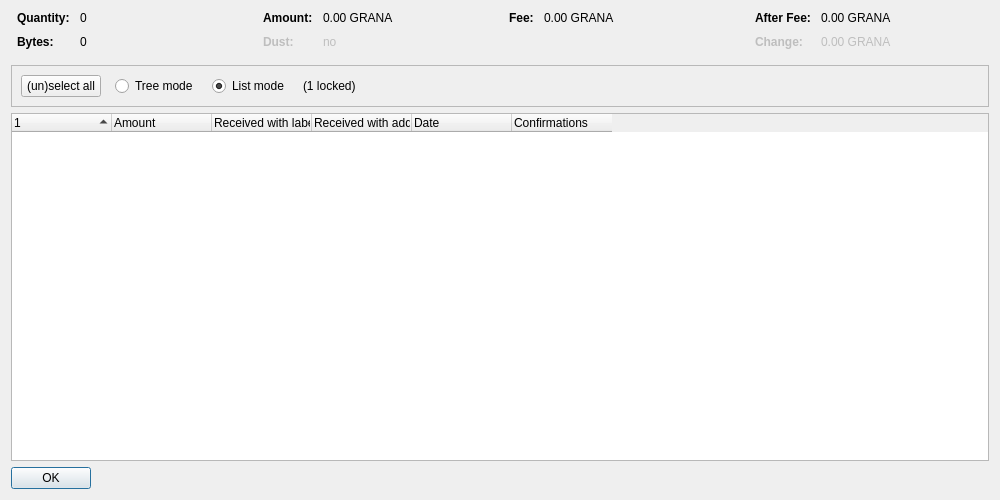
<?xml version="1.0" encoding="UTF-8"?>
<ui version="4.0">
 <class>CoinControlDialog</class>
 <widget class="QDialog" name="CoinControlDialog">
  <property name="geometry">
   <rect>
    <x>0</x>
    <y>0</y>
    <width>1000</width>
    <height>500</height>
   </rect>
  </property>
  <property name="windowTitle">
   <string>Coin Selection</string>
  </property>
  <layout class="QVBoxLayout" name="verticalLayout">
   <item>
    <layout class="QHBoxLayout" name="horizontalLayoutTop" stretch="0,0,0,0">
     <property name="topMargin">
      <number>0</number>
     </property>
     <property name="bottomMargin">
      <number>10</number>
     </property>
     <item>
      <layout class="QFormLayout" name="formLayoutCoinControl1">
       <property name="horizontalSpacing">
        <number>10</number>
       </property>
       <property name="verticalSpacing">
        <number>10</number>
       </property>
       <property name="leftMargin">
        <number>6</number>
       </property>
       <property name="rightMargin">
        <number>6</number>
       </property>
       <item row="0" column="0">
        <widget class="QLabel" name="labelCoinControlQuantityText">
         <property name="font">
          <font>
           <weight>75</weight>
           <bold>true</bold>
          </font>
         </property>
         <property name="text">
          <string>Quantity:</string>
         </property>
        </widget>
       </item>
       <item row="0" column="1">
        <widget class="QLabel" name="labelCoinControlQuantity">
         <property name="cursor">
          <cursorShape>IBeamCursor</cursorShape>
         </property>
         <property name="contextMenuPolicy">
          <enum>Qt::ActionsContextMenu</enum>
         </property>
         <property name="text">
          <string notr="true">0</string>
         </property>
         <property name="textInteractionFlags">
          <set>Qt::LinksAccessibleByMouse|Qt::TextSelectableByKeyboard|Qt::TextSelectableByMouse</set>
         </property>
        </widget>
       </item>
       <item row="1" column="0">
        <widget class="QLabel" name="labelCoinControlBytesText">
         <property name="font">
          <font>
           <weight>75</weight>
           <bold>true</bold>
          </font>
         </property>
         <property name="text">
          <string>Bytes:</string>
         </property>
        </widget>
       </item>
       <item row="1" column="1">
        <widget class="QLabel" name="labelCoinControlBytes">
         <property name="cursor">
          <cursorShape>IBeamCursor</cursorShape>
         </property>
         <property name="contextMenuPolicy">
          <enum>Qt::ActionsContextMenu</enum>
         </property>
         <property name="text">
          <string notr="true">0</string>
         </property>
         <property name="textInteractionFlags">
          <set>Qt::LinksAccessibleByMouse|Qt::TextSelectableByKeyboard|Qt::TextSelectableByMouse</set>
         </property>
        </widget>
       </item>
      </layout>
     </item>
     <item>
      <layout class="QFormLayout" name="formLayoutCoinControl2">
       <property name="horizontalSpacing">
        <number>10</number>
       </property>
       <property name="verticalSpacing">
        <number>10</number>
       </property>
       <property name="leftMargin">
        <number>6</number>
       </property>
       <property name="rightMargin">
        <number>6</number>
       </property>
       <item row="0" column="0">
        <widget class="QLabel" name="labelCoinControlAmountText">
         <property name="font">
          <font>
           <weight>75</weight>
           <bold>true</bold>
          </font>
         </property>
         <property name="text">
          <string>Amount:</string>
         </property>
        </widget>
       </item>
       <item row="0" column="1">
        <widget class="QLabel" name="labelCoinControlAmount">
         <property name="cursor">
          <cursorShape>IBeamCursor</cursorShape>
         </property>
         <property name="contextMenuPolicy">
          <enum>Qt::ActionsContextMenu</enum>
         </property>
         <property name="text">
          <string notr="true">0.00 GRANA</string>
         </property>
         <property name="textInteractionFlags">
          <set>Qt::LinksAccessibleByMouse|Qt::TextSelectableByKeyboard|Qt::TextSelectableByMouse</set>
         </property>
        </widget>
       </item>
       <item row="1" column="0">
        <widget class="QLabel" name="labelCoinControlLowOutputText">
         <property name="enabled">
          <bool>false</bool>
         </property>
         <property name="font">
          <font>
           <weight>75</weight>
           <bold>true</bold>
          </font>
         </property>
         <property name="text">
          <string>Dust:</string>
         </property>
        </widget>
       </item>
       <item row="1" column="1">
        <widget class="QLabel" name="labelCoinControlLowOutput">
         <property name="enabled">
          <bool>false</bool>
         </property>
         <property name="cursor">
          <cursorShape>IBeamCursor</cursorShape>
         </property>
         <property name="contextMenuPolicy">
          <enum>Qt::ActionsContextMenu</enum>
         </property>
         <property name="text">
          <string notr="true">no</string>
         </property>
         <property name="textInteractionFlags">
          <set>Qt::LinksAccessibleByMouse|Qt::TextSelectableByKeyboard|Qt::TextSelectableByMouse</set>
         </property>
        </widget>
       </item>
      </layout>
     </item>
     <item>
      <layout class="QFormLayout" name="formLayoutCoinControl3">
       <property name="horizontalSpacing">
        <number>10</number>
       </property>
       <property name="verticalSpacing">
        <number>10</number>
       </property>
       <property name="leftMargin">
        <number>6</number>
       </property>
       <property name="rightMargin">
        <number>6</number>
       </property>
       <item row="0" column="0">
        <widget class="QLabel" name="labelCoinControlFeeText">
         <property name="font">
          <font>
           <weight>75</weight>
           <bold>true</bold>
          </font>
         </property>
         <property name="text">
          <string>Fee:</string>
         </property>
        </widget>
       </item>
       <item row="0" column="1">
        <widget class="QLabel" name="labelCoinControlFee">
         <property name="cursor">
          <cursorShape>IBeamCursor</cursorShape>
         </property>
         <property name="contextMenuPolicy">
          <enum>Qt::ActionsContextMenu</enum>
         </property>
         <property name="text">
          <string notr="true">0.00 GRANA</string>
         </property>
         <property name="textInteractionFlags">
          <set>Qt::LinksAccessibleByMouse|Qt::TextSelectableByKeyboard|Qt::TextSelectableByMouse</set>
         </property>
        </widget>
       </item>
      </layout>
     </item>
     <item>
      <layout class="QFormLayout" name="formLayoutCoinControl4">
       <property name="horizontalSpacing">
        <number>10</number>
       </property>
       <property name="verticalSpacing">
        <number>10</number>
       </property>
       <property name="leftMargin">
        <number>6</number>
       </property>
       <property name="rightMargin">
        <number>6</number>
       </property>
       <item row="0" column="0">
        <widget class="QLabel" name="labelCoinControlAfterFeeText">
         <property name="font">
          <font>
           <weight>75</weight>
           <bold>true</bold>
          </font>
         </property>
         <property name="text">
          <string>After Fee:</string>
         </property>
        </widget>
       </item>
       <item row="0" column="1">
        <widget class="QLabel" name="labelCoinControlAfterFee">
         <property name="cursor">
          <cursorShape>IBeamCursor</cursorShape>
         </property>
         <property name="contextMenuPolicy">
          <enum>Qt::ActionsContextMenu</enum>
         </property>
         <property name="text">
          <string notr="true">0.00 GRANA</string>
         </property>
         <property name="textInteractionFlags">
          <set>Qt::LinksAccessibleByMouse|Qt::TextSelectableByKeyboard|Qt::TextSelectableByMouse</set>
         </property>
        </widget>
       </item>
       <item row="1" column="0">
        <widget class="QLabel" name="labelCoinControlChangeText">
         <property name="enabled">
          <bool>false</bool>
         </property>
         <property name="font">
          <font>
           <weight>75</weight>
           <bold>true</bold>
          </font>
         </property>
         <property name="text">
          <string>Change:</string>
         </property>
        </widget>
       </item>
       <item row="1" column="1">
        <widget class="QLabel" name="labelCoinControlChange">
         <property name="enabled">
          <bool>false</bool>
         </property>
         <property name="cursor">
          <cursorShape>IBeamCursor</cursorShape>
         </property>
         <property name="contextMenuPolicy">
          <enum>Qt::ActionsContextMenu</enum>
         </property>
         <property name="text">
          <string notr="true">0.00 GRANA</string>
         </property>
         <property name="textInteractionFlags">
          <set>Qt::LinksAccessibleByMouse|Qt::TextSelectableByKeyboard|Qt::TextSelectableByMouse</set>
         </property>
        </widget>
       </item>
      </layout>
     </item>
    </layout>
   </item>
   <item>
    <widget class="QFrame" name="frame">
     <property name="minimumSize">
      <size>
       <width>0</width>
       <height>40</height>
      </size>
     </property>
     <property name="frameShape">
      <enum>QFrame::StyledPanel</enum>
     </property>
     <property name="frameShadow">
      <enum>QFrame::Sunken</enum>
     </property>
     <layout class="QHBoxLayout" name="horizontalLayout">
      <item>
       <layout class="QHBoxLayout" name="horizontalLayoutPanel" stretch="0,0,0,0,0">
        <property name="spacing">
         <number>14</number>
        </property>
        <item>
         <widget class="QPushButton" name="pushButtonSelectAll">
          <property name="sizePolicy">
           <sizepolicy hsizetype="Maximum" vsizetype="Fixed">
            <horstretch>0</horstretch>
            <verstretch>0</verstretch>
           </sizepolicy>
          </property>
          <property name="text">
           <string>(un)select all</string>
          </property>
          <property name="autoDefault">
           <bool>false</bool>
          </property>
         </widget>
        </item>
        <item>
         <widget class="QRadioButton" name="radioTreeMode">
          <property name="sizePolicy">
           <sizepolicy hsizetype="Maximum" vsizetype="Fixed">
            <horstretch>0</horstretch>
            <verstretch>0</verstretch>
           </sizepolicy>
          </property>
          <property name="text">
           <string>Tree mode</string>
          </property>
         </widget>
        </item>
        <item>
         <widget class="QRadioButton" name="radioListMode">
          <property name="sizePolicy">
           <sizepolicy hsizetype="Maximum" vsizetype="Fixed">
            <horstretch>0</horstretch>
            <verstretch>0</verstretch>
           </sizepolicy>
          </property>
          <property name="text">
           <string>List mode</string>
          </property>
          <property name="checked">
           <bool>true</bool>
          </property>
         </widget>
        </item>
        <item>
         <widget class="QLabel" name="labelLocked">
          <property name="text">
           <string notr="true">(1 locked)</string>
          </property>
         </widget>
        </item>
        <item>
         <spacer name="horizontalSpacer">
          <property name="orientation">
           <enum>Qt::Horizontal</enum>
          </property>
          <property name="sizeHint" stdset="0">
           <size>
            <width>40</width>
            <height>20</height>
           </size>
          </property>
         </spacer>
        </item>
       </layout>
      </item>
     </layout>
    </widget>
   </item>
   <item>
    <widget class="CoinControlTreeWidget" name="treeWidget">
     <property name="contextMenuPolicy">
      <enum>Qt::CustomContextMenu</enum>
     </property>
     <property name="sortingEnabled">
      <bool>false</bool>
     </property>
     <property name="columnCount">
      <number>6</number>
     </property>
     <attribute name="headerShowSortIndicator" stdset="0">
      <bool>true</bool>
     </attribute>
     <attribute name="headerStretchLastSection">
      <bool>false</bool>
     </attribute>
     <column>
      <property name="text">
       <string/>
      </property>
     </column>
     <column>
      <property name="text">
       <string>Amount</string>
      </property>
     </column>
     <column>
      <property name="text">
       <string>Received with label</string>
      </property>
     </column>
     <column>
      <property name="text">
       <string>Received with address</string>
      </property>
     </column>
     <column>
      <property name="text">
       <string>Date</string>
      </property>
     </column>
     <column>
      <property name="text">
       <string>Confirmations</string>
      </property>
      <property name="toolTip">
       <string>Confirmed</string>
      </property>
     </column>
     <column>
      <property name="text">
       <string/>
      </property>
     </column>
     <column>
      <property name="text">
       <string/>
      </property>
     </column>
     <column>
      <property name="text">
       <string/>
      </property>
     </column>
     <column>
      <property name="text">
       <string/>
      </property>
     </column>
    </widget>
   </item>
   <item>
    <widget class="QDialogButtonBox" name="buttonBox">
     <property name="sizePolicy">
      <sizepolicy hsizetype="Maximum" vsizetype="Fixed">
       <horstretch>0</horstretch>
       <verstretch>0</verstretch>
      </sizepolicy>
     </property>
     <property name="orientation">
      <enum>Qt::Horizontal</enum>
     </property>
     <property name="standardButtons">
      <set>QDialogButtonBox::Ok</set>
     </property>
    </widget>
   </item>
  </layout>
 </widget>
 <customwidgets>
  <customwidget>
   <class>CoinControlTreeWidget</class>
   <extends>QTreeWidget</extends>
   <header>qt/coincontroltreewidget.h</header>
  </customwidget>
 </customwidgets>
 <resources/>
 <connections/>
</ui>
